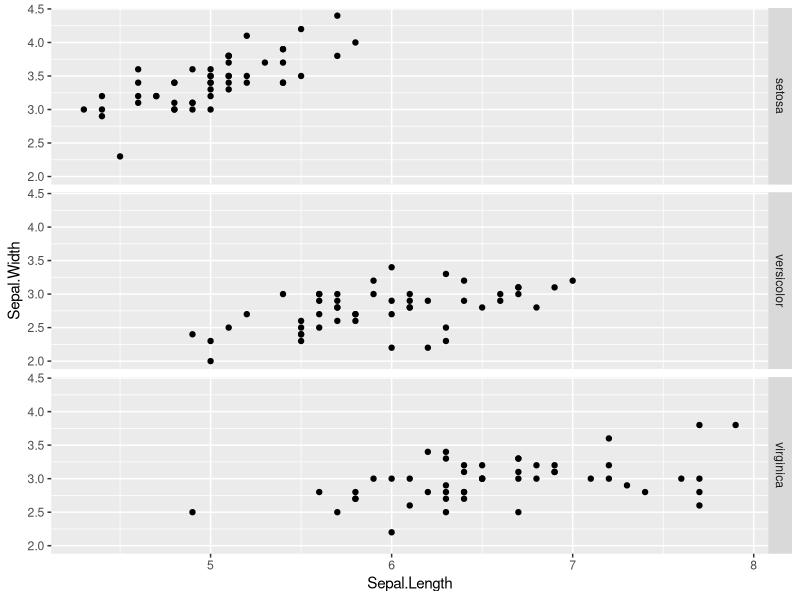
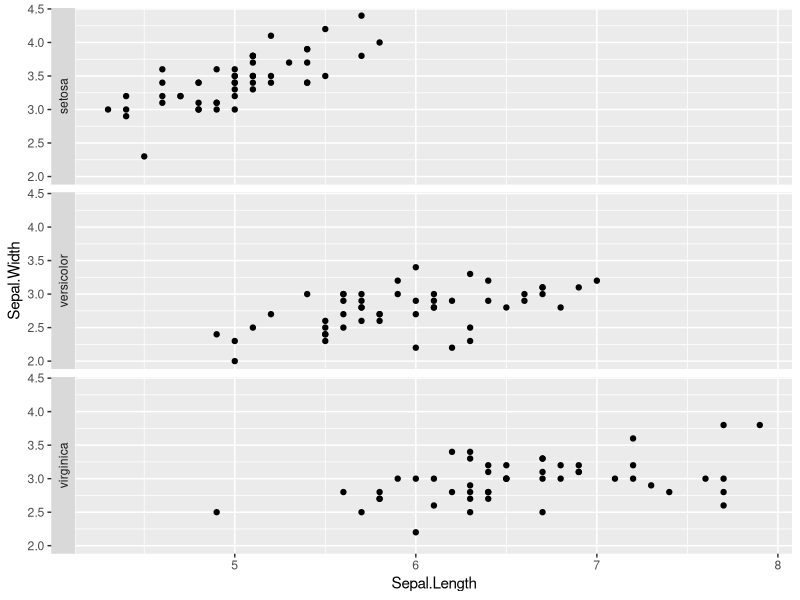
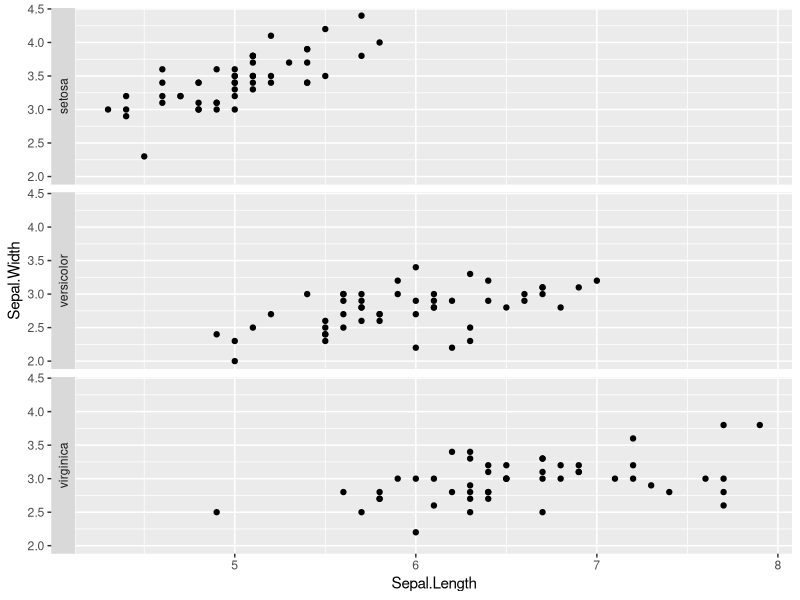
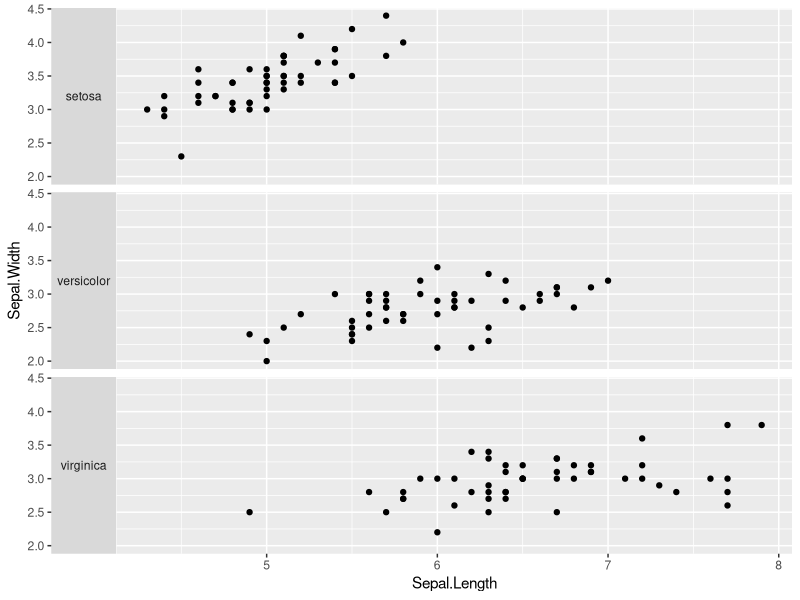
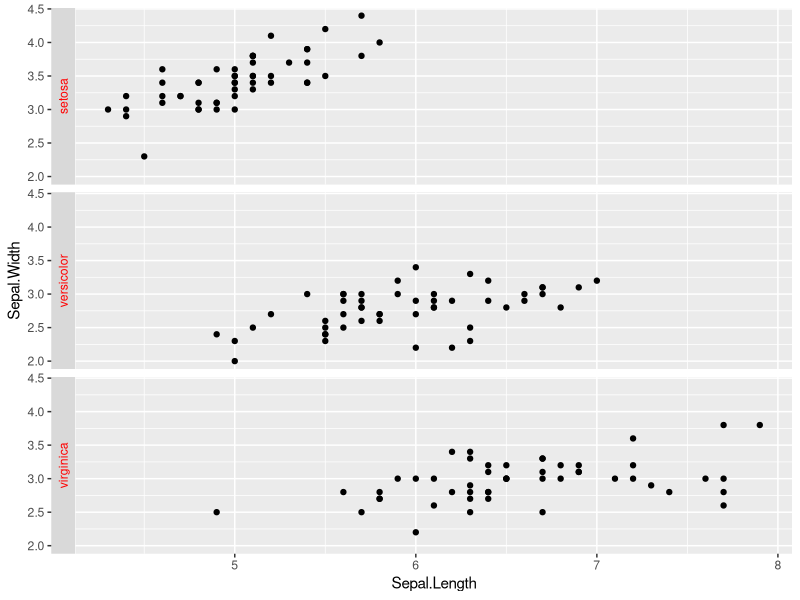
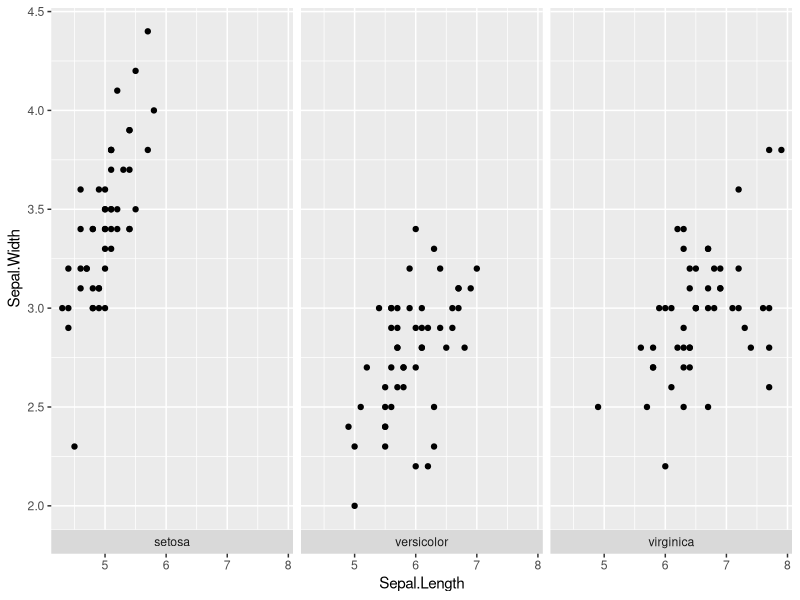
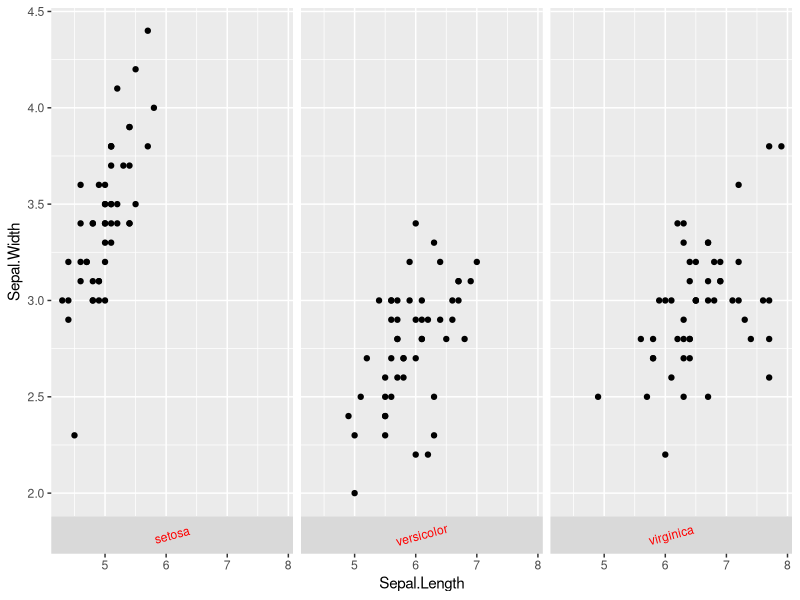

The R source for these figures, in order:
## ---- chunk 1
library(ggplot2)

gp1 <-
  ggplot(iris, aes(Sepal.Length, Sepal.Width)) +
  geom_point() +
  facet_grid(rows = vars(Species))
gp1
## ---- chunk 2
gp2 <-
  ggplot(iris, aes(Sepal.Length, Sepal.Width)) +
  geom_point() +
  facet_grid(rows = vars(Species), switch = "y")
gp2
## ---- chunk 3
gp2 + theme(strip.text.y = element_text(angle = 0))
## ---- chunk 4
gp2 + theme(strip.text.y.left = element_text(angle = 0))
## ---- chunk 5
gp2 + theme(strip.text.y = element_text(angle = 0, color = "red"))
## ---- chunk 6
gp3 <-
  ggplot(iris, aes(Sepal.Length, Sepal.Width)) +
  geom_point() +
  facet_grid(cols = vars(Species), switch = "x")
gp3
gp3 + theme(strip.text.x = element_text(angle = 15, color = "red"))
## ---- chunk 7
sessionInfo()
